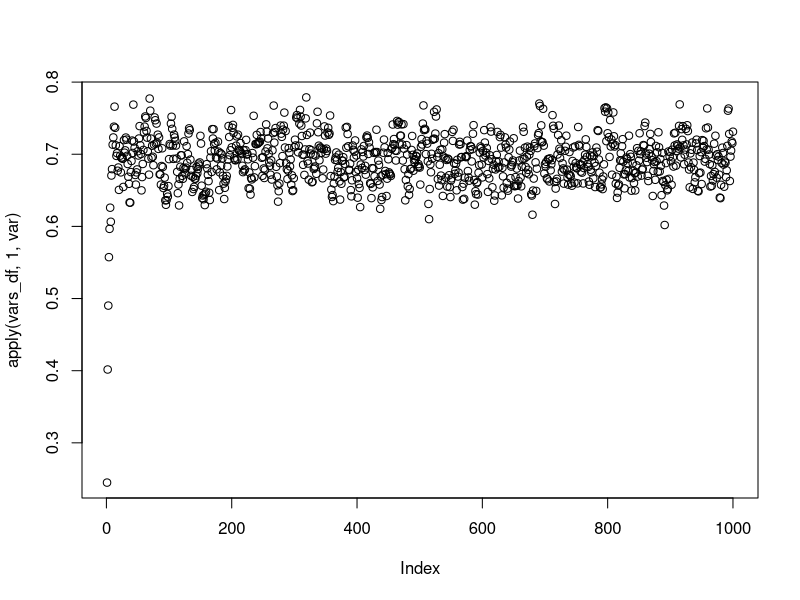

R code for this plot:
t <- 1000  # The sample size of the model
n <- 1000# The repeated VARs we want to obtain and average

vars_df <- data.frame(matrix(ncol=n,nrow=(t)))
{
start.time <- Sys.time()
for (x in 1:n){

yt <- 0
et <- rnorm(t, mean = 0, sd =0.5)  # Generating error terms
yt <- et[1] # Initializing the time series
vars_df[1,x] = yt[1]

#Generating the time series
for (i in 2:t) {
  yt[i] <- 0.8 * yt[i-1]+et[i]
  vars_df[(i),x] = yt[i]
}


}

end.time <- Sys.time()
time.taken <- end.time - start.time

}

time.taken
apply(vars_df, 1, var)
plot(apply(vars_df, 1, var))
